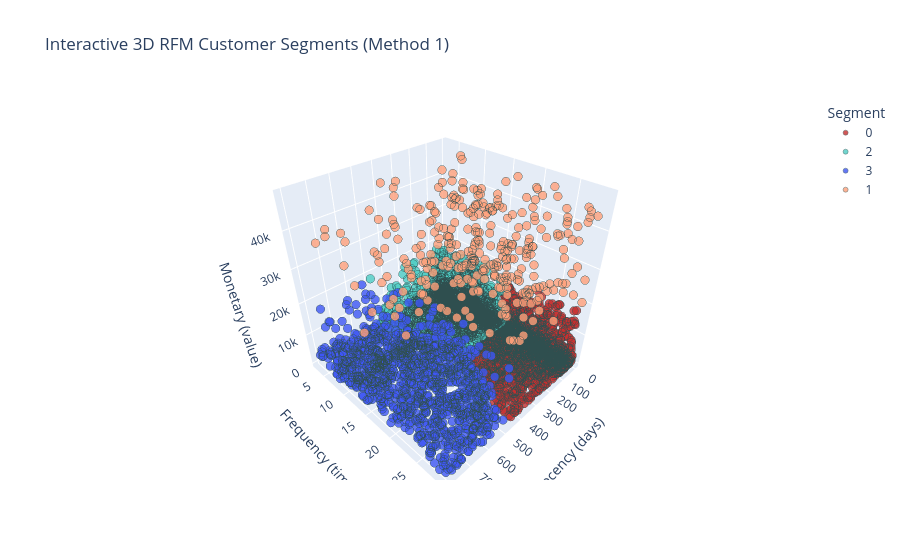

The notebook cell this image was saved under:
### Markdown cell above
##  3D Interactive Visualization with Plotly

**Objective**: Create interactive 3D visualizations of RFM clusters for deeper exploration.

**Visualization Methods**:
1. **Method 1**: Using `plotly.express.scatter_3d()` - High-level interface with automatic color mapping
2. **Method 2**: Using `plotly.graph_objects.Scatter3d()` - Low-level interface with fine-grained control

**Interactive Features**:
- Rotate the plot by dragging
- Zoom with scroll wheel
- Hover to see data point information
- Click legend items to toggle clusters
- Pan by right-clicking and dragging

**Advantages over 2D Plots**:
- Visualizes all three dimensions simultaneously
- Better representation of cluster separation
- Interactive exploration reveals patterns in 3D space

### Code cell
import plotly.express as px
import plotly.graph_objects as go

# Ensure cluster labels are strings for better color mapping
rfm['Cluster'] = rfm['KMeans_Segment'].astype(str)

# Method 1: High-level Plotly Express - Clean and simple
fig = px.scatter_3d(rfm, 
                    x='R', y='F', z='M',
                    color='Cluster',
                    title='Interactive 3D RFM Customer Segments (Method 1)',
                    labels={'R': 'Recency (days)', 
                            'F': 'Frequency (times)', 
                            'M': 'Monetary (value)', 
                            'Cluster': 'Segment'},
                    color_discrete_sequence=["#C62E2E", '#4ECDC4', "#3E56F4", '#FFA07A'])

# Customize markers for better visibility
fig.update_traces(marker=dict(size=5, 
                              opacity=0.8, 
                              line=dict(width=0.5, color='DarkSlateGrey')))

fig.show()

### Figure 1 — Plotly figure (JSON) as saved in the notebook; plotly's stock layout.template omitted (floating-point values rounded to 4 significant figures; data arrays with more than 128 entries replaced by an {"elided": "..."} marker saying what was removed)
{"data": [{"hovertemplate": "Segment=0<br>Recency (days)=%{x}<br>Frequency (times)=%{y}<br>Monetary (value)=%{z}<extra></extra>", "legendgroup": "0", "marker": {"color": "#C62E2E", "line": {"color": "DarkSlateGrey", "width": 0.5}, "opacity": 0.8, "size": 5, "symbol": "circle"}, "mode": "markers", "name": "0", "scene": "scene", "showlegend": true, "type": "scatter3d", "x": {"elided": "1918 int values"}, "y": {"elided": "1918 int values"}, "z": {"elided": "1918 int values"}}, {"hovertemplate": "Segment=2<br>Recency (days)=%{x}<br>Frequency (times)=%{y}<br>Monetary (value)=%{z}<extra></extra>", "legendgroup": "2", "marker": {"color": "#4ECDC4", "line": {"color": "DarkSlateGrey", "width": 0.5}, "opacity": 0.8, "size": 5, "symbol": "circle"}, "mode": "markers", "name": "2", "scene": "scene", "showlegend": true, "type": "scatter3d", "x": {"elided": "2129 int values"}, "y": {"elided": "2129 int values"}, "z": {"elided": "2129 int values"}}, {"hovertemplate": "Segment=3<br>Recency (days)=%{x}<br>Frequency (times)=%{y}<br>Monetary (value)=%{z}<extra></extra>", "legendgroup": "3", "marker": {"color": "#3E56F4", "line": {"color": "DarkSlateGrey", "width": 0.5}, "opacity": 0.8, "size": 5, "symbol": "circle"}, "mode": "markers", "name": "3", "scene": "scene", "showlegend": true, "type": "scatter3d", "x": {"elided": "1139 int values"}, "y": {"elided": "1139 int values"}, "z": {"elided": "1139 int values"}}, {"hovertemplate": "Segment=1<br>Recency (days)=%{x}<br>Frequency (times)=%{y}<br>Monetary (value)=%{z}<extra></extra>", "legendgroup": "1", "marker": {"color": "#FFA07A", "line": {"color": "DarkSlateGrey", "width": 0.5}, "opacity": 0.8, "size": 5, "symbol": "circle"}, "mode": "markers", "name": "1", "scene": "scene", "showlegend": true, "type": "scatter3d", "x": {"elided": "314 int values"}, "y": {"elided": "314 int values"}, "z": {"elided": "314 int values"}}], "layout": {"legend": {"title": {"text": "Segment"}, "tracegroupgap": 0}, "scene": {"domain": {"x": [0, 1], "y": [0, 1]}, "xaxis": {"title": {"text": "Recency (days)"}}, "yaxis": {"title": {"text": "Frequency (times)"}}, "zaxis": {"title": {"text": "Monetary (value)"}}}, "title": {"text": "Interactive 3D RFM Customer Segments (Method 1)"}}}
